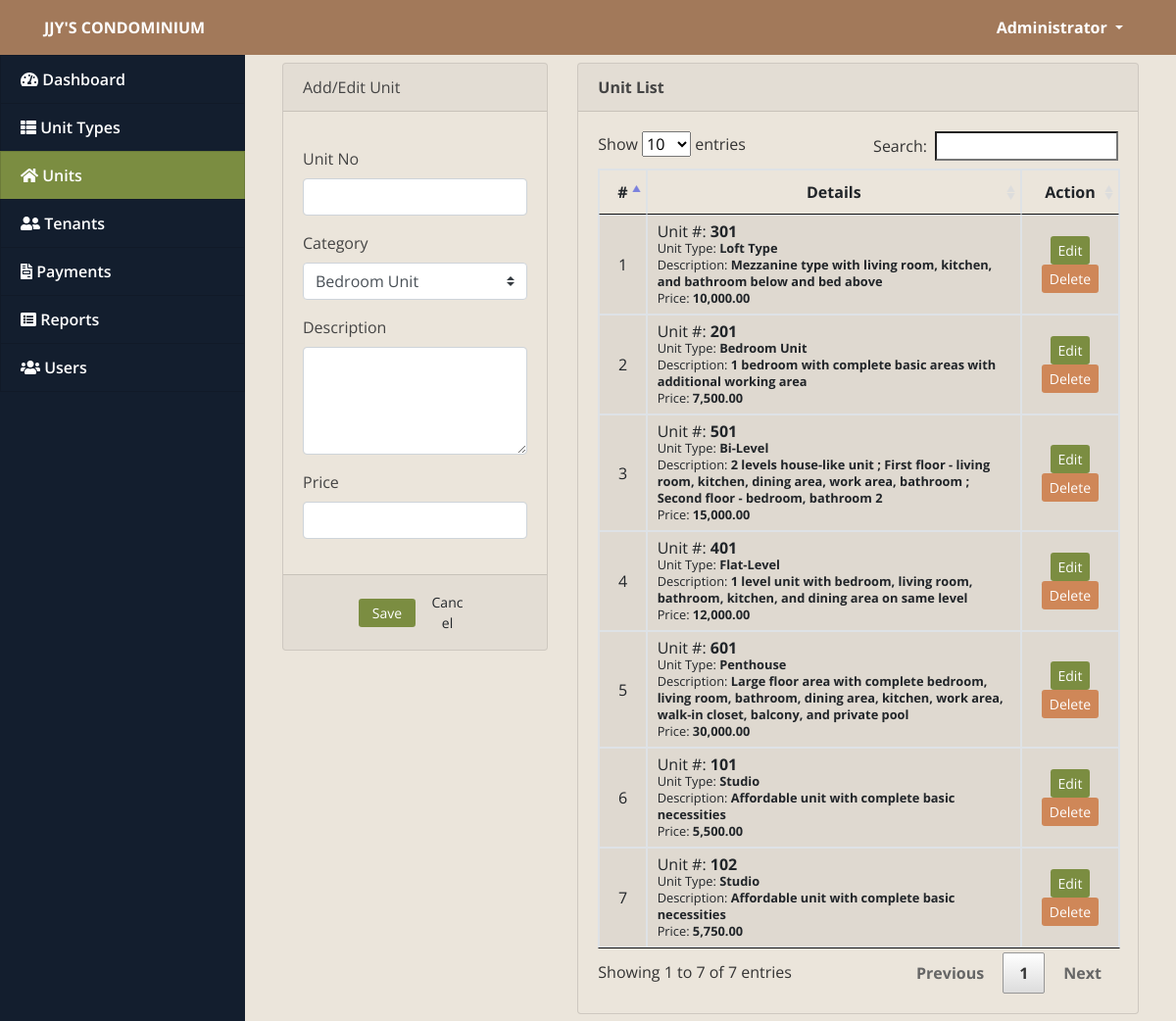
The page /index.php?page=houses (signed in) on the database its author committed.
### tables this page shows
CREATE TABLE `houses` (
  `id` int(30) NOT NULL,
  `house_no` varchar(50) NOT NULL,
  `category_id` int(30) NOT NULL,
  `description` text NOT NULL,
  `price` double NOT NULL
);

CREATE TABLE `categories` (
  `id` int(30) NOT NULL,
  `name` varchar(200) NOT NULL
);

### houses.php (the view, shortened to what this page needs)
<?php include('db_connect.php');?>
<div class="container-fluid">
	<div class="col-lg-12">
		<div class="row">
			<div class="col-md-4">
			<form action="" id="manage-house">
				<div class="card">
					<div class="card-header">
						    Add/Edit Unit
				  	</div>
					<div class="card-body">
							<div class="form-group">
								<label class="control-label">Unit No</label>
								<input type="text" class="form-control" name="house_no" autocomplete="off" required>
							</div>
							<div class="form-group">
								<label class="control-label">Category</label>
								<select name="category_id" id="" class="custom-select" required>
									<?php
									$categories = $conn->query("SELECT * FROM categories order by name asc");
									if($categories->num_rows > 0):
									while($row= $categories->fetch_assoc()) :
									?>
									<option value="<?php echo $row['id'] ?>"><?php echo $row['name'] ?></option>
								<?php endwhile; ?>
								<?php else: ?>
									<option selected="" value="" disabled="">Please check the category list.</option>
								<?php endif; ?>
								</select>
							</div>
							<div class="form-group">
								<label for="" class="control-label">Description</label>
								<textarea name="description" id="" cols="30" rows="4" class="form-control" required></textarea>
							</div>
							<div class="form-group">
								<label class="control-label">Price</label>
								<input type="number" class="form-control text-right" name="price" step="any" autocomplete="off" required>
							</div>
					</div>
					<div class="card-footer">
						<div class="row">
							<div class="col-md-12">
								<button class="btn btn-sm btn-primary col-sm-3 offset-md-3"> Save</button>
								<button class="btn btn-sm btn-default col-sm-3" type="reset" > Cancel</button>
							</div>
						</div>
					</div>
				</div>
			</form>
			</div>
			<div class="col-md-8">
				<div class="card">
					<div class="card-header">
						<b>Unit List</b>
					</div>
					<div class="card-body">
						<table class="table table-bordered table-hover">
							<thead>
								<tr>
									<th class="text-center">#</th>
									<th class="text-center">Details</th>
									<th class="text-center">Action</th>
								</tr>
							</thead>
							<tbody>
								<?php
								$i = 1;
								$house = $conn->query("SELECT h.*,c.name as cname FROM houses h inner join categories c on c.id = h.category_id order by id asc");
								while($row=$house->fetch_assoc()):
								?>
								<tr>
									<td class="text-center"><?php echo $i++ ?></td>
									<td class="">
										<p>Unit #: <b><?php echo $row['house_no'] ?></b></p>
										<p><small>Unit Type: <b><?php echo $row['cname'] ?></b></small></p>
										<p><small>Description: <b><?php echo $row['description'] ?></b></small></p>
										<p><small>Price: <b><?php echo number_format($row['price'],2) ?></b></small></p>
									</td>
									<td class="text-center">
										<button class="btn btn-sm btn-primary edit_house" type="button" data-id="<?php echo $row['id'] ?>"  data-house_no="<?php echo $row['house_no'] ?>" data-description="<?php echo $row['description'] ?>" data-category_id="<?php echo $row['category_id'] ?>" data-price="<?php echo $row['price'] ?>" >Edit</button>
										<button class="btn btn-sm btn-danger delete_house" type="button" data-id="<?php echo $row['id'] ?>">Delete</button>
									</td>
								</tr>
								<?php endwhile; ?>
							</tbody>
						</table>
					</div>
				</div>
			</div>
		</div>
	</div>
</div>

### css/overrides.css (style rules this page uses)
.btn-primary { color: #ffffff; background: #7b8d41 !important; border: none; }
.btn-danger { color: #ffffff; background: #cf8758 !important; border: none; }
.card { background: #ebe5db !important; }
.table.dataTable tbody tr { background-color: rgba(0,0,0,.05); }

### assets/css/style.css (style rules this page uses)
body { font-family: "Open Sans", sans-serif; color: #444444; width: 100%; height: calc(100%); }

### index.php (style rules this page uses)
body { background: #80808045; }

### houses.php (style rules this page uses)
td { vertical-align: middle !important; }
td p { margin: unset; padding: unset; line-height: 1em; }

### rows shown on the page
houses: house_no "301", category.name "Loft Type", description "Mezzanine type with living room, kitchen, and bathroom below and bed above", price "10,000.00"
houses: house_no "201", category.name "Bedroom Unit", description "1 bedroom with complete basic areas with additional working area", price "7,500.00"
houses: house_no "501", category.name "Bi-Level", description "2 levels house-like unit ; First floor - living room, kitchen, dining area, work area, bathroom ; Second floor - bedroom, bathroom 2", price "15,000.00"
houses: house_no "401", category.name "Flat-Level", description "1 level unit with bedroom, living room, bathroom, kitchen, and dining area on same level", price "12,000.00"
houses: house_no "601", category.name "Penthouse", description "Large floor area with complete bedroom, living room, bathroom, dining area, kitchen, work area, walk-in closet, balcony, and private pool", price "30,000.00"
houses: house_no "101", category.name "Studio", description "Affordable unit with complete basic necessities", price "5,500.00"
houses: house_no "102", category.name "Studio", description "Affordable unit with complete basic necessities", price "5,750.00"

### other values the page prints
$_SESSION['system']['name'] "JJY'S CONDOMINIUM"
$_SESSION['login_name'] "Administrator"
form field category_id "Bedroom Unit"
